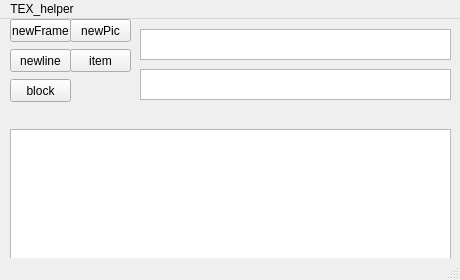
<?xml version="1.0" encoding="UTF-8"?>
<ui version="4.0">
 <class>MainWindow</class>
 <widget class="QMainWindow" name="MainWindow">
  <property name="geometry">
   <rect>
    <x>0</x>
    <y>0</y>
    <width>460</width>
    <height>280</height>
   </rect>
  </property>
  <property name="windowTitle">
   <string>MainWindow</string>
  </property>
  <widget class="QWidget" name="centralwidget">
   <widget class="QTextEdit" name="textEdit1">
    <property name="geometry">
     <rect>
      <x>10</x>
      <y>110</y>
      <width>441</width>
      <height>141</height>
     </rect>
    </property>
    <property name="font">
     <font>
      <family>Arial</family>
      <pointsize>9</pointsize>
      <weight>75</weight>
      <bold>true</bold>
     </font>
    </property>
   </widget>
   <widget class="QTextEdit" name="textEdit2">
    <property name="geometry">
     <rect>
      <x>140</x>
      <y>10</y>
      <width>311</width>
      <height>31</height>
     </rect>
    </property>
   </widget>
   <widget class="QPushButton" name="newlineB">
    <property name="geometry">
     <rect>
      <x>10</x>
      <y>30</y>
      <width>61</width>
      <height>23</height>
     </rect>
    </property>
    <property name="text">
     <string>newline</string>
    </property>
   </widget>
   <widget class="QPushButton" name="itemB">
    <property name="geometry">
     <rect>
      <x>70</x>
      <y>30</y>
      <width>61</width>
      <height>23</height>
     </rect>
    </property>
    <property name="text">
     <string>item</string>
    </property>
   </widget>
   <widget class="QPushButton" name="newFrameB">
    <property name="geometry">
     <rect>
      <x>10</x>
      <y>0</y>
      <width>61</width>
      <height>23</height>
     </rect>
    </property>
    <property name="text">
     <string>newFrame</string>
    </property>
   </widget>
   <widget class="QPushButton" name="newPicB">
    <property name="geometry">
     <rect>
      <x>70</x>
      <y>0</y>
      <width>61</width>
      <height>23</height>
     </rect>
    </property>
    <property name="text">
     <string>newPic</string>
    </property>
   </widget>
   <widget class="QPushButton" name="blockB">
    <property name="geometry">
     <rect>
      <x>10</x>
      <y>60</y>
      <width>61</width>
      <height>23</height>
     </rect>
    </property>
    <property name="text">
     <string>block</string>
    </property>
   </widget>
   <widget class="QTextEdit" name="textEdit3">
    <property name="geometry">
     <rect>
      <x>140</x>
      <y>50</y>
      <width>311</width>
      <height>31</height>
     </rect>
    </property>
   </widget>
  </widget>
  <widget class="QMenuBar" name="menubar">
   <property name="geometry">
    <rect>
     <x>0</x>
     <y>0</y>
     <width>460</width>
     <height>17</height>
    </rect>
   </property>
   <widget class="QMenu" name="menuTEX_helper">
    <property name="title">
     <string>TEX_helper</string>
    </property>
   </widget>
   <addaction name="menuTEX_helper"/>
  </widget>
  <widget class="QStatusBar" name="statusbar"/>
 </widget>
 <resources/>
 <connections/>
</ui>
